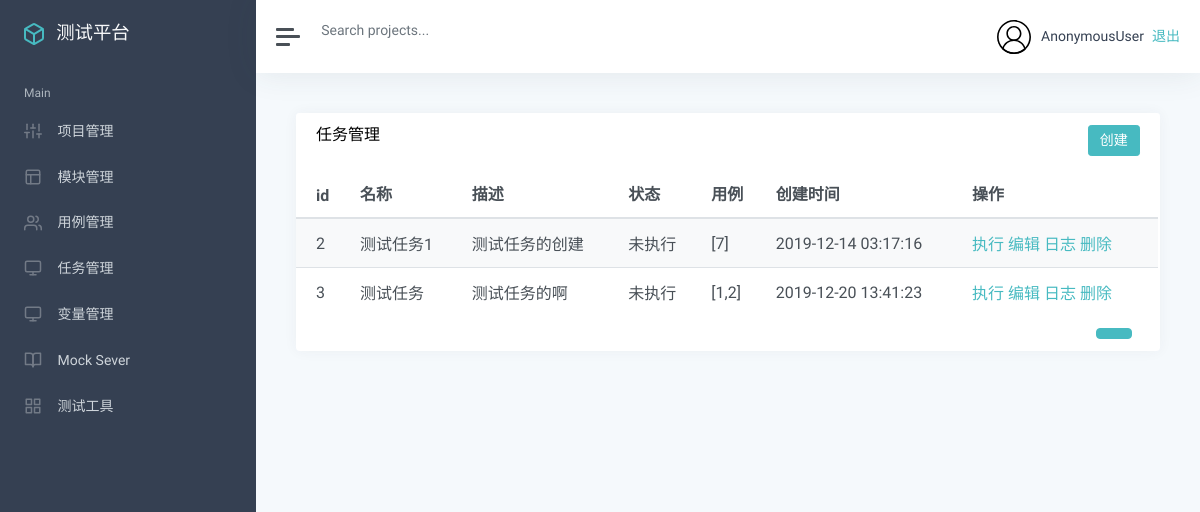
The page /task/task_list/ on the database as committed earlier.
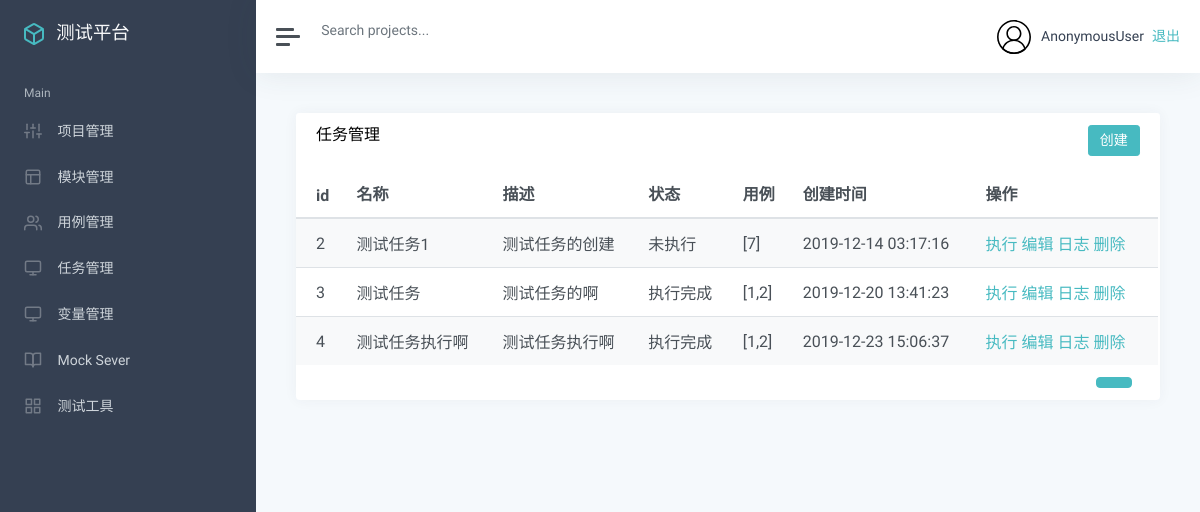
The same page on the database as committed later.
### app_task/models.py (models this page shows, shortened)
class TestTask(models.Model):
    name = models.CharField("名称", max_length=100, blank=False, default="")
    describe = models.TextField("描述", default="")
    status = models.IntegerField("状态", default=0)   #0:未执行、1：执行中、2：执行完成
    cases = models.TextField("关联用例", default="")
    create_time = models.DateTimeField("创建时间", auto_now_add=True)

### app_task/views.py (the view)
# urls.py: path('task_list/', views.task_list),
def task_list(request):
    task = TestTask.objects.all()
    return render(request, 'task/list.html',{
        "task":task
    })

### templates/task/list.html (shortened to what this page needs)
{% extends "manage.html" %}
{% block manage %}
<div class="card flex-fill">
    <div class="card-header">
        <h5 class="card-title mb-0" style="float:left">任务管理</h5>
        <button onclick="add()" type="button" class="btn btn-primary" style="float:right">创建</button>
    </div>
    <div id="datatables-dashboard-traffic_wrapper" class="dataTables_wrapper dt-bootstrap4 no-footer">
        <div class="row">
            <div class="col-sm-12">
                <table id="datatables-dashboard-traffic" class="table table-striped my-0 dataTable no-footer"
                    role="grid" aria-describedby="datatables-dashboard-traffic_info">
                    <thead>
                        <tr role="row">
                            <th>id</th>
                            <th>名称</th>
                            <th>描述</th>
                            <th>状态</th>
                            <th>用例</th>
                            <th>创建时间</th>
                            <th>操作</th>
                        </tr>
                    </thead>
                    <tbody>
                        {% for t in task %}
                        <tr role="row" class="odd">
                            <td>{{ t.id }}</td>
                            <td>{{ t.name }}</td>
                            <td>{{ t.describe }}</td>
                            {% if t.status == 0 %}
                                <td>未执行</td>
                            {% endif %}
                             {% if t.status == 2 %}
                                <td>执行完成</td>
                            {% endif %}
                            <td>{{ t.cases }}</td>
                            <td>{{ t.create_time | date:"Y-m-d H:i:s"}}</td>
                            <td>
                                <a href="/task/task_run/{{t.id}}/">执行</a>
                                <a href="/task/task_edit/{{t.id}}/">编辑</a>
                                <a href="/task/task_log/{{t.id}}/">日志</a>
                                <a style="color:#47bac1" onclick="case_delete({{ c.id }})">删除</a>
                            </td>
                        </tr>
                        {% endfor %}
                    </tbody>
                </table>
            </div>
        </div>
        <div class="row">
            <div class="col-sm-12 col-md-5">
                <div class="dataTables_info" id="datatables-dashboard-traffic_info" role="status" aria-live="polite">
                </div>
            </div>
            <div class="col-sm-12 col-md-7">
                <div class="dataTables_paginate paging_simple_numbers" id="datatables-dashboard-traffic_paginate">
                    <ul class="pagination">
                        <li class="paginate_button page-item active">
                            <a href="#" aria-controls="datatables-dashboard-traffic" data-dt-idx="1" tabindex="0"
                                class="page-link">{{ case_projects.number }}</a>
                        </li>
                    </ul>
                </div>
            </div>
        </div>
    </div>
</div>
{% endblock %}

Rows that differ between the two databases and show on the page:
changed TestTask "测试任务": status "未执行" → "执行完成"
added TestTask: id "4", name "测试任务执行啊", describe "测试任务执行啊", status "执行完成", cases "[1,2]", create_time "2019-12-23 15:06:37"
